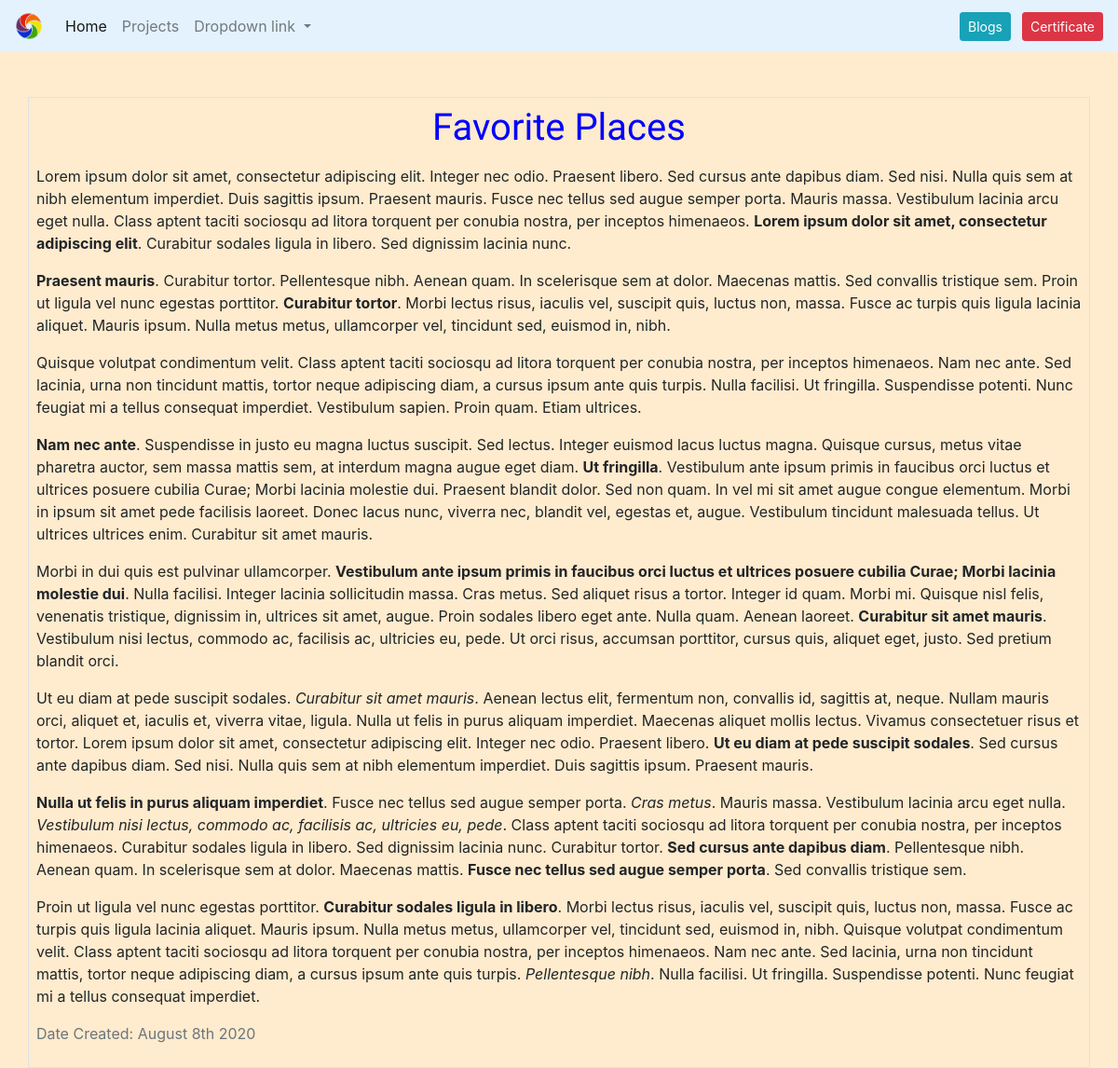
The app's page /blog/4 with its own data.
### blog/models.py (models this page shows, shortened)
class BlogModel(models.Model):
    Blogtitle = models.CharField(max_length = 200)
    Blogdescription = models.TextField()
    date = models.DateField()
    image = models.ImageField(upload_to = 'blog/images/',blank = True)
    url = models.URLField(blank=True)

### blog/views.py (the view)
# urls.py: path('<int:blog_id>',views.detail,name='detail_blog')
def detail(request,blog_id):
    blog = get_object_or_404(BlogModel,pk=blog_id)
    return render(request,'detail.html',{'blog':blog})

### blog/templates/detail.html (shortened to what this page needs)
{% extends 'base.html' %}
{% block content %}
<head>
</head>
    <div class="container border p-2 mt-2">
        <h1 class="text-center" id="blogtitle">{{blog.Blogtitle}}</h1>
        <p>{{blog.Blogdescription|safe}}</p>
        <p class="text-muted">Date Created: {{blog.date|date:'F jS Y'}}</p>
    </div>
{% endblock %}

### portfolio/static/styles.css (style rules this page uses)
#blogtitle { font-family: 'Lemonada', cursive; color: blue; }
body { background-color: blanchedalmond; }

### records on screen
BlogModel: Blogtitle "Favorite Places", Blogdescription "Lorem ipsum dolor sit amet, consectetur adipiscing elit. Integer nec odio. Praesent libero. Sed cursus ante dapibus diam. Sed nisi. Nulla quis sem at nibh elementum imperdiet. Duis sagittis ipsum. Praesent mauris. Fusce nec tellus sed augue semper porta. Mauris massa. Vestibulum lacinia arcu eget nulla. Class aptent taciti sociosqu ad litora torquent per conubia nostra, per inceptos himenaeos. Lorem ipsum dolor sit amet, consectetur adipiscing elit . Curabitur sodales ligula in libero. Sed dignissim lacinia nunc. Praesent mauris . Curabitur tortor. Pellentesque nibh. Aenean quam. In scelerisque sem at dolor. Maecenas mattis. Sed convallis tristique sem. Proin ut ligula vel nunc egestas…", date "August 8th 2020"
